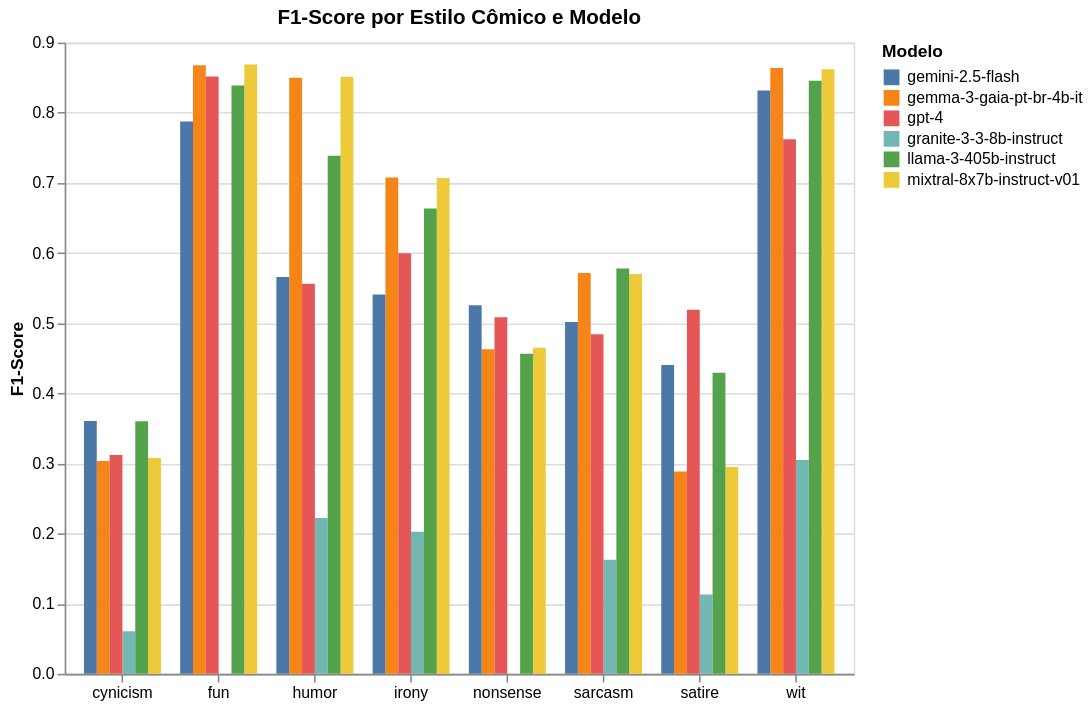

Here is the notebook cell this chart was saved with:
### Code cell
def graph_all_models_per_style(model_names):
    data = []

    for model_name in model_names:
        f1_scores = df_comic_styles.loc[model_name]['f1_score']
        for style, score in f1_scores.items():
            data.append({
                'style': style,
                'model': model_name,
                'score': score
            })

    df_all = pd.DataFrame(data)

    chart = alt.Chart(df_all).mark_bar().encode(
        x=alt.X('style:N', title=None, axis=alt.Axis(labelAngle=0)),
        y=alt.Y('score:Q', title='F1-Score'),
        color=alt.Color('model:N', title='Modelo'),
        xOffset=alt.X('model:N')  # <-- barras lado a lado dentro do mesmo estilo
    ).properties(
        width=500,
        height=400,
        title='F1-Score por Estilo Cômico e Modelo'
    )

    chart.save(os.path.join(visus_path, "f1_per_style_all_models.png"), scale_factor=3.0)
    chart.show()

model_names = df_comic_styles.index
graph_all_models_per_style(model_names)

### Figure 1 — Vega-Lite specification as saved in the notebook (floating-point values rounded to 4 significant figures)
{"config": {"view": {"continuousWidth": 300, "continuousHeight": 300}}, "data": {"name": "data-00d97ee991fce6bb9352e501d9980b71"}, "mark": {"type": "bar"}, "encoding": {"color": {"field": "model", "title": "Modelo", "type": "nominal"}, "x": {"axis": {"labelAngle": 0}, "field": "style", "title": null, "type": "nominal"}, "xOffset": {"field": "model", "type": "nominal"}, "y": {"field": "score", "title": "F1-Score", "type": "quantitative"}}, "height": 400, "title": "F1-Score por Estilo Cômico e Modelo", "width": 500, "$schema": "https://vega.github.io/schema/vega-lite/v5.20.1.json", "datasets": {"data-00d97ee991fce6bb9352e501d9980b71": [{"style": "fun", "model": "gemma-3-gaia-pt-br-4b-it", "score": 0.8677}, {"style": "humor", "model": "gemma-3-gaia-pt-br-4b-it", "score": 0.8499}, {"style": "nonsense", "model": "gemma-3-gaia-pt-br-4b-it", "score": 0.4628}, {"style": "wit", "model": "gemma-3-gaia-pt-br-4b-it", "score": 0.8636}, {"style": "irony", "model": "gemma-3-gaia-pt-br-4b-it", "score": 0.7075}, {"style": "satire", "model": "gemma-3-gaia-pt-br-4b-it", "score": 0.2883}, {"style": "sarcasm", "model": "gemma-3-gaia-pt-br-4b-it", "score": 0.5714}, {"style": "cynicism", "model": "gemma-3-gaia-pt-br-4b-it", "score": 0.3036}, {"style": "fun", "model": "mixtral-8x7b-instruct-v01", "score": 0.8688}, {"style": "humor", "model": "mixtral-8x7b-instruct-v01", "score": 0.8512}, {"style": "nonsense", "model": "mixtral-8x7b-instruct-v01", "score": 0.4648}, {"style": "wit", "model": "mixtral-8x7b-instruct-v01", "score": 0.862}, {"style": "irony", "model": "mixtral-8x7b-instruct-v01", "score": 0.7068}, {"style": "satire", "model": "mixtral-8x7b-instruct-v01", "score": 0.2949}, {"style": "sarcasm", "model": "mixtral-8x7b-instruct-v01", "score": 0.5701}, {"style": "cynicism", "model": "mixtral-8x7b-instruct-v01", "score": 0.3077}, {"style": "fun", "model": "granite-3-3-8b-instruct", "score": 0.0}, {"style": "humor", "model": "granite-3-3-8b-instruct", "score": 0.2222}, {"style": "nonsense", "model": "granite-3-3-8b-instruct", "score": 0.0}, {"style": "wit", "model": "granite-3-3-8b-instruct", "score": 0.305}, {"style": "irony", "model": "granite-3-3-8b-instruct", "score": 0.2025}, {"style": "satire", "model": "granite-3-3-8b-instruct", "score": 0.1132}, {"style": "sarcasm", "model": "granite-3-3-8b-instruct", "score": 0.1626}, {"style": "cynicism", "model": "granite-3-3-8b-instruct", "score": 0.06061}, {"style": "fun", "model": "gemini-2.5-flash", "score": 0.7874}, {"style": "humor", "model": "gemini-2.5-flash", "score": 0.5659}, {"style": "nonsense", "model": "gemini-2.5-flash", "score": 0.5253}, {"style": "wit", "model": "gemini-2.5-flash", "score": 0.8318}, {"style": "irony", "model": "gemini-2.5-flash", "score": 0.5407}, {"style": "satire", "model": "gemini-2.5-flash", "score": 0.4405}, {"style": "sarcasm", "model": "gemini-2.5-flash", "score": 0.5017}, {"style": "cynicism", "model": "gemini-2.5-flash", "score": 0.3604}, {"style": "fun", "model": "gpt-4", "score": 0.8515}, {"style": "humor", "model": "gpt-4", "score": 0.5562}, {"style": "nonsense", "model": "gpt-4", "score": 0.5082}, {"style": "wit", "model": "gpt-4", "score": 0.7623}, {"style": "irony", "model": "gpt-4", "score": 0.5996}, {"style": "satire", "model": "gpt-4", "score": 0.5191}, {"style": "sarcasm", "model": "gpt-4", "score": 0.4843}, {"style": "cynicism", "model": "gpt-4", "score": 0.3121}, {"style": "fun", "model": "llama-3-405b-instruct", "score": 0.8389}, {"style": "humor", "model": "llama-3-405b-instruct", "score": 0.7385}, {"style": "nonsense", "model": "llama-3-405b-instruct", "score": 0.4563}, {"style": "wit", "model": "llama-3-405b-instruct", "score": 0.8458}, {"style": "irony", "model": "llama-3-405b-instruct", "score": 0.6635}, {"style": "satire", "model": "llama-3-405b-instruct", "score": 0.4293}, {"style": "sarcasm", "model": "llama-3-405b-instruct", "score": 0.578}, {"style": "cynicism", "model": "llama-3-405b-instruct", "score": 0.36}]}}
